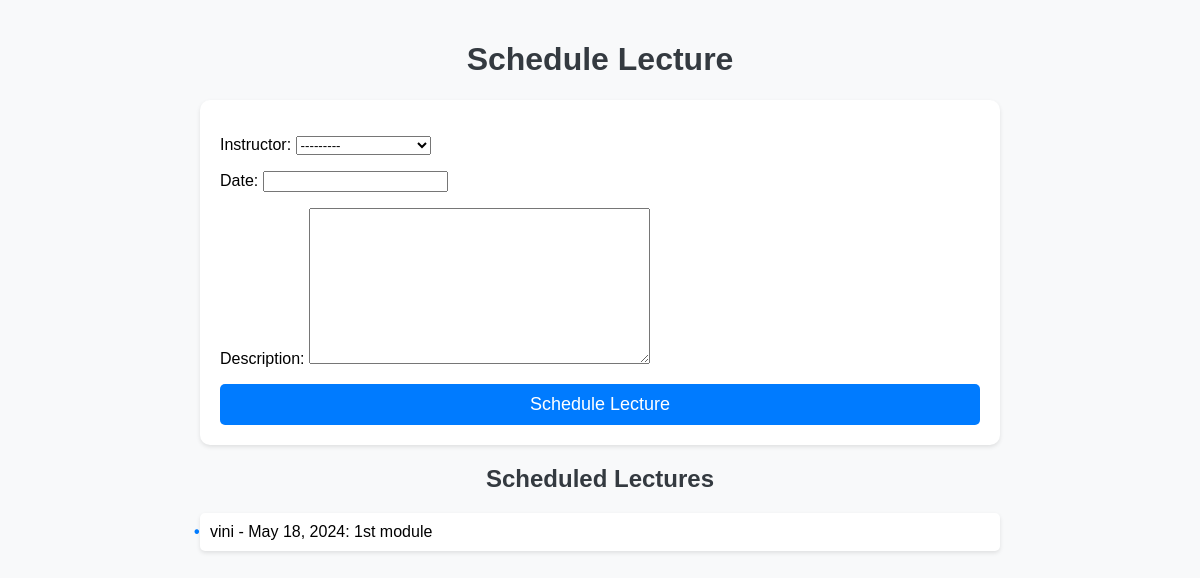
/schedule_lecture/3/, run on the app's committed database.
### myapp/models.py (models this page shows)
class ScheduledLecture(models.Model):
    instructor = models.ForeignKey(Instructor, on_delete=models.CASCADE)
    course = models.ForeignKey(Course, on_delete=models.CASCADE)
    date = models.DateField()
    description = models.TextField()
    class Meta:
        unique_together = ['instructor', 'date']  # Ensures each instructor can only have one lecture per day

class Instructor(models.Model):
    name = models.CharField(max_length=100)
    phone_number = models.CharField(max_length=20, default='')
    email = models.EmailField(default='')
    department = models.CharField(max_length=100, default='')
    password = models.CharField(max_length=100, default='')
    def __str__(self):
        return self.name

### myapp/views.py (the view)
# urls.py: path('schedule_lecture/<int:course_id>/', views.schedule_lecture, name='schedule_lecture'),
def schedule_lecture(request, course_id):
    course = Course.objects.get(pk=course_id)
    scheduled_lectures = ScheduledLecture.objects.filter(course_id=course_id)
    if request.method == 'POST':
        form = ScheduledLectureForm(request.POST)
        if form.is_valid():
            scheduled_lecture = form.save(commit=False)
            existing_lecture = ScheduledLecture.objects.filter(
                instructor=scheduled_lecture.instructor,
                date=scheduled_lecture.date
            ).exclude(course_id=course_id).exists()
            if existing_lecture:
                form.add_error('date', 'This instructor is already scheduled for another lecture on the same date.')
            else:
                scheduled_lecture.course = course
                scheduled_lecture.save()
                return redirect('schedule_lecture', course_id=course_id)
    else:
        form = ScheduledLectureForm()
    return render(request, 'schedule_lecture.html', {'form': form, 'scheduled_lectures': scheduled_lectures})

### myapp/forms.py
class ScheduledLectureForm(forms.ModelForm):
    class Meta:
        model = ScheduledLecture
        fields = ['instructor', 'date', 'description']

### myapp/templates/schedule_lecture.html (shortened to what this page needs)
<!DOCTYPE html>
<html lang="en">
<head>
    <link rel="stylesheet" href="//code.jquery.com/ui/1.12.1/themes/base/jquery-ui.css">
</head>
<body>
    <div class="container">
        <h1>Schedule Lecture</h1>
        <form method="post">
            {{ form.as_p }}
            <button type="submit">Schedule Lecture</button>
        </form>
        <h2>Scheduled Lectures</h2>
        <ul>
            {% for lecture in scheduled_lectures %}
                <li>{{ lecture.instructor }} - {{ lecture.date }}: {{ lecture.description }}</li>
            {% empty %}
                <li class="empty-state">No scheduled lectures</li>
            {% endfor %}
        </ul>
    </div>
</body>
</html>

### myapp/templates/schedule_lecture.html (style rules this page uses)
body { font-family: Arial, sans-serif; background-color: #f8f9fa; margin: 0; padding: 0; }
.container { max-width: 800px; margin: 0 auto; padding: 20px; }
h1, h2 { text-align: center; color: #343a40; }
form { background-color: #ffffff; border-radius: 10px; padding: 20px; box-shadow: 0 2px 4px rgba(0, 0, 0, 0.1); margin-bottom: 20px; }
form button[type="submit"] { width: 100%; padding: 10px; background-color: #007bff; color: #ffffff; border: none; border-radius: 5px; cursor: pointer; font-size: 18px; transition: background-color 0.3s ease; }
ul { list-style-type: none; padding: 0; margin: 0; }
li { background-color: #ffffff; border-radius: 5px; padding: 10px; margin-bottom: 10px; box-shadow: 0 2px 4px rgba(0, 0, 0, 0.1); }
li::before { content: "\2022"; color: #007bff; font-weight: bold; display: inline-block; width: 1em; margin-left: -1em; }

### data on the page
ScheduledLecture: instructor "vini", date "May 18, 2024", description "1st module"
